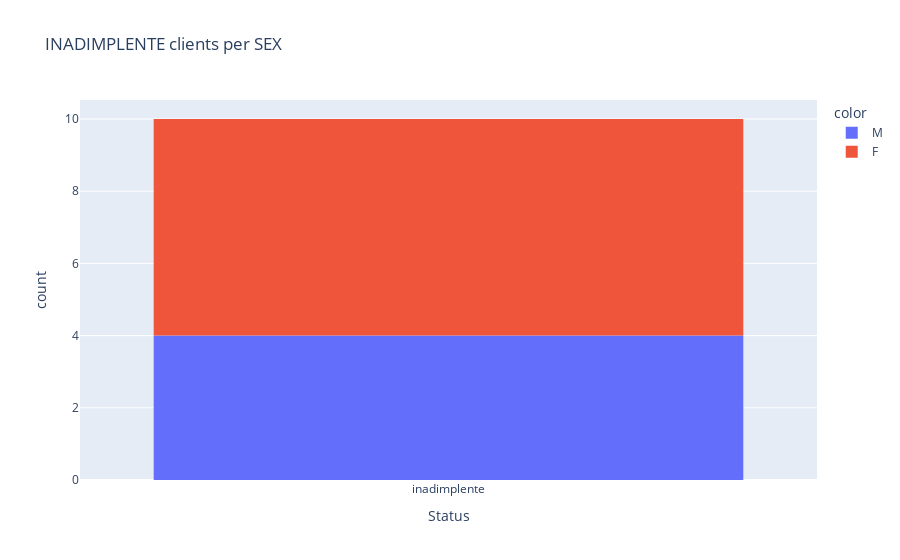

Source (notebook cell):
### Markdown cell above
### **`INADIMPLENTE` clients**

### Code cell
# INADIMPLENTE clientes per SEX

fig = px.histogram(inadimplente_clients, x = 'Status', color = df_NND[df_NND['Status'] == 'inadimplente']['Sexo'],
             title = 'INADIMPLENTE clients per SEX')
fig.show()

### Figure 1 — Plotly figure (JSON) as saved in the notebook; plotly's stock layout.template omitted (floating-point values rounded to 4 significant figures)
{"data": [{"alignmentgroup": "True", "bingroup": "x", "hovertemplate": "color=M<br>Status=%{x}<br>count=%{y}<extra></extra>", "legendgroup": "M", "marker": {"color": "#636efa", "pattern": {"shape": ""}}, "name": "M", "offsetgroup": "M", "orientation": "v", "showlegend": true, "type": "histogram", "x": ["inadimplente", "inadimplente", "inadimplente", "inadimplente"], "xaxis": "x", "yaxis": "y"}, {"alignmentgroup": "True", "bingroup": "x", "hovertemplate": "color=F<br>Status=%{x}<br>count=%{y}<extra></extra>", "legendgroup": "F", "marker": {"color": "#EF553B", "pattern": {"shape": ""}}, "name": "F", "offsetgroup": "F", "orientation": "v", "showlegend": true, "type": "histogram", "x": ["inadimplente", "inadimplente", "inadimplente", "inadimplente", "inadimplente", "inadimplente"], "xaxis": "x", "yaxis": "y"}], "layout": {"barmode": "relative", "legend": {"title": {"text": "color"}, "tracegroupgap": 0}, "title": {"text": "INADIMPLENTE clients per SEX"}, "xaxis": {"anchor": "y", "domain": [0, 1], "title": {"text": "Status"}}, "yaxis": {"anchor": "x", "domain": [0, 1], "title": {"text": "count"}}}}
